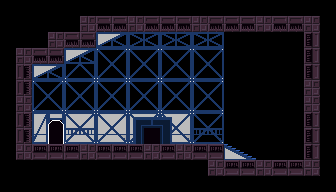

A 2D game scene composited from a Tiled map and its tileset images. What follows is a short description and the map's XML, with each tile layer's data collapsed to a summary:
An orthogonal 21x12 tile map with 16x16 px tiles, 2 tile layers (Back, Main) and 3 objects (3x actor).

<map version="1.2" tiledversion="1.2.4" orientation="orthogonal" renderorder="right-down" width="21" height="12" tilewidth="16" tileheight="16" infinite="0" nextlayerid="4" nextobjectid="5">
 <tileset firstgid="1" name="prtghou" tilewidth="16" tileheight="16" tilecount="256" columns="16">
  <image source="../image/prtghou.png" width="256" height="256" />
 </tileset>
 <layer id="1" name="Back" width="21" height="12">
  <data>[252 cells, 78 non-empty, 24 distinct tile ids]</data>
 </layer>
 <layer id="2" name="Main" width="21" height="12">
  <properties>
   <property name="collide" type="bool" value="true" />
  </properties>
  <data>[252 cells, 62 non-empty, 9 distinct tile ids]</data>
 </layer>
 <objectgroup draworder="index" id="3" name="Actor">
  <object id="1" name="door" type="actor" x="48" y="128" width="16" height="16">
   <properties>
    <property name="dir" type="int" value="0" />
    <property name="eve" value="door_to_naomi" />
    <property name="flags" value="0x4" />
    <property name="id" value="100" />
    <property name="spawn" type="int" value="0" />
   </properties>
  </object>
  <object id="2" name="fire" type="actor" x="144" y="128" width="16" height="16">
   <properties>
    <property name="dir" type="int" value="0" />
    <property name="eve" value="check_fireplace" />
    <property name="flags" value="0x4" />
    <property name="id" type="int" value="200" />
    <property name="spawn" type="int" value="0" />
   </properties>
  </object>
  <object id="3" name="door" type="actor" x="272" y="144" width="16" height="16">
   <properties>
    <property name="dir" type="int" value="0" />
    <property name="eve" value="door_to_practice" />
    <property name="flags" value="0x4" />
    <property name="id" type="int" value="300" />
    <property name="spawn" type="int" value="0" />
   </properties>
  </object>
 </objectgroup>
</map>
